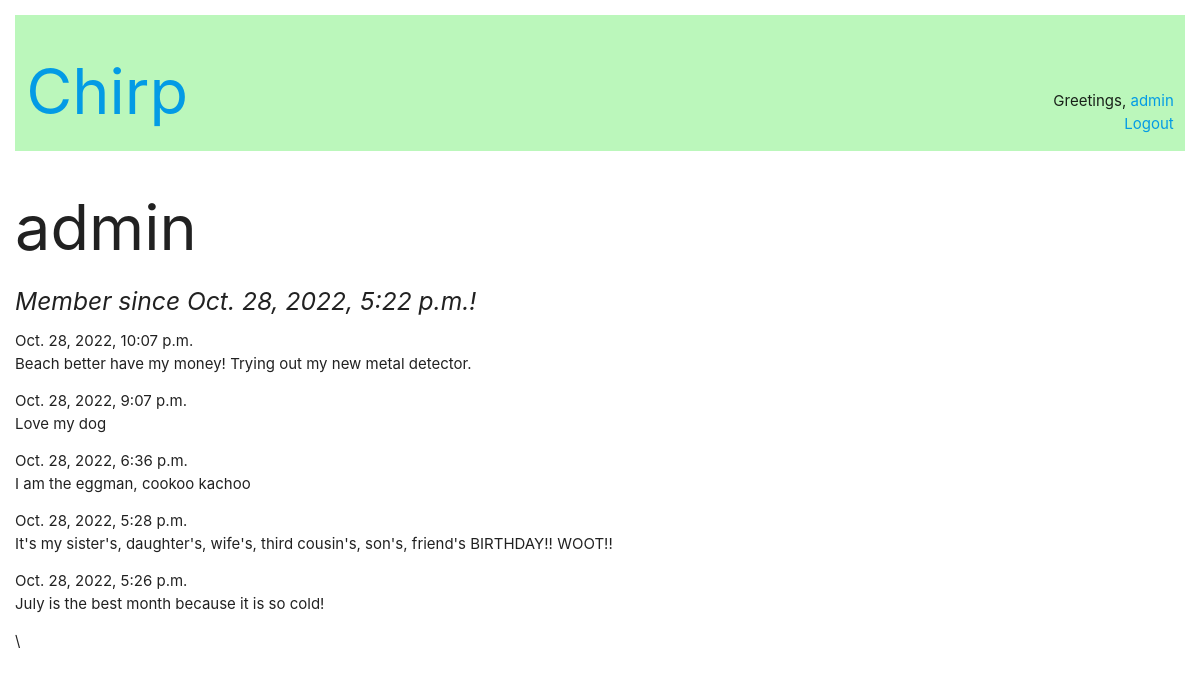
/users/admin/ (signed in), run on the app's committed database.
### posts/models.py (models this page shows, shortened)
class Posts(models.Model):
    post = models.CharField(max_length=128)
    pub_date = models.DateTimeField(auto_now_add = True)
    author = models.ForeignKey('auth.User', related_name="posts", on_delete=models.CASCADE)
    class Meta:
        ordering = ['-pub_date']

### users/views.py (the view)
# urls.py: path('<str:username>/', views.user_profile, name='profile')
def user_profile(request, username):
    user_profile = get_object_or_404(User, username = username)
    context = {'user_profile': user_profile}
    return render(request, 'user_profile.html', context)

### templates/user_profile.html
{% extends 'base.html' %}
{% block content %}
    <h1>{{ user_profile.username }}</h1>
    <h5><em>Member since {{ user_profile.date_joined }}!</em></h5>
    {% for post in user_profile.posts.all %}
            <p>{{post.pub_date }}<br>{{ post.post }}</p>
    {% endfor %}
{% endblock content %}

### templates/base.html (shortened to what this page needs)
{% load static %}
<!DOCTYPE html>
<html lang="en">
<head>
    <link rel="stylesheet" href="{% static 'css/main.css' %}">
    <link type="text/css" rel="stylesheet" href="{% static 'css/materialize.css' %}">
</head>
<body>
    <header class='row'>
        <h1 class='col s6'><a href="{% url 'posts:index' %}">Chirp</a></h1>
            <div class='col s6'>
                <div class='nav'>
                    {% if user.is_authenticated %}
                        <p>Greetings, <a href="{% url 'users:profile' user.username %}" >{{ user.username }}</a><br>
                        <a href="{% url 'logout' %}">Logout</a></p>
                    {% else %}
                        <a href="{% url 'login' %}">Login</a>
                        <a href="{% url 'users:signup' %}">Sign Up!</a>
                    {% endif %}
                </div>
            </div>
    </header>
        <div>
            {% block content %}
            {%  endblock content %}\
        </div>
</body>
</html>

### static/css/main.css (style rules this page uses)
html { box-sizing: border-box; }
*, *:before, *:after { box-sizing: inherit; }
html { padding: 1em }
header { background-color: rgb(187, 247, 187); }
.nav { margin-top: 5em; text-align: right; }

### data on the page
Posts: pub_date "Oct. 28, 2022, 10:07 p.m.", post "Beach better have my money! Trying out my new metal detector."
Posts: pub_date "Oct. 28, 2022, 9:07 p.m.", post "Love my dog"
Posts: pub_date "Oct. 28, 2022, 6:36 p.m.", post "I am the eggman, cookoo kachoo"
Posts: pub_date "Oct. 28, 2022, 5:28 p.m.", post "It's my sister's, daughter's, wife's, third cousin's, son's, friend's BIRTHDAY!! WOOT!!"
Posts: pub_date "Oct. 28, 2022, 5:26 p.m.", post "July is the best month because it is so cold!"

### other printed values
{{ user.username }} "admin"
{{ user_profile.username }} "admin"
{{ user_profile.date_joined }} "Oct. 28, 2022, 5:22 p.m."
